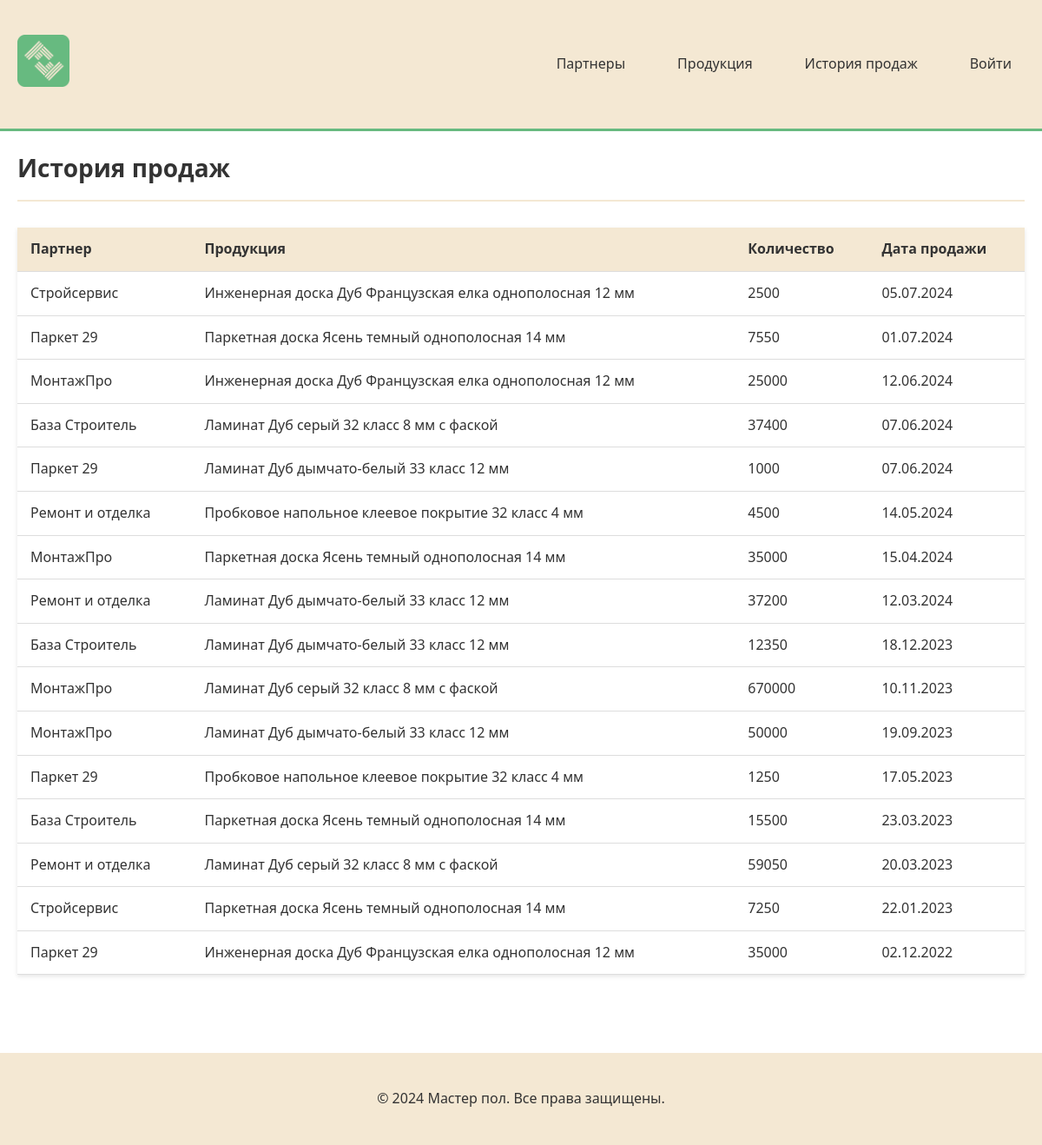
The page /history/ on the database its author committed.
### main/models.py (models this page shows, shortened)
class PartnerProduct(models.Model):
    partner = models.ForeignKey(Partner, on_delete=models.CASCADE, verbose_name='Партнер')
    product = models.ForeignKey(Product, on_delete=models.CASCADE, verbose_name='Продукция')
    quantity = models.IntegerField(verbose_name='Количество продукции')
    sale_date = models.DateField(verbose_name='Дата продажи')
    class Meta:
        verbose_name = 'Продажа партнеру'
        verbose_name_plural = 'История продаж партнерам'
        ordering = ['-sale_date']

class Partner(models.Model):
    partner_type = models.ForeignKey(PartnerType, on_delete=models.PROTECT, verbose_name='Тип партнера')
    name = models.CharField(max_length=255, verbose_name='Наименование партнера')
    director = models.CharField(max_length=255, verbose_name='Директор')
    email = models.EmailField(verbose_name='Электронная почта')
    phone = models.CharField(max_length=50, verbose_name='Телефон')
    address = models.TextField(verbose_name='Юридический адрес')
    inn = models.CharField(max_length=12, unique=True, verbose_name='ИНН')
    rating = models.IntegerField(default=0, verbose_name='Рейтинг')
    class Meta:
        verbose_name = 'Партнер'
        verbose_name_plural = 'Партнеры'
        ordering = ['name']

class Product(models.Model):
    product_type = models.ForeignKey(ProductType, on_delete=models.PROTECT, verbose_name='Тип продукции')
    name = models.CharField(max_length=255, verbose_name='Наименование продукции')
    article = models.CharField(max_length=50, unique=True, verbose_name='Артикул')
    min_price = models.DecimalField(max_digits=12, decimal_places=2, verbose_name='Минимальная стоимость для партнера')
    description = models.TextField(blank=True, verbose_name='Описание')
    image = models.ImageField(upload_to='products/', blank=True, null=True, verbose_name='Изображение')
    length = models.DecimalField(max_digits=10, decimal_places=2, blank=True, null=True, verbose_name='Длина упаковки')
    width = models.DecimalField(max_digits=10, decimal_places=2, blank=True, null=True, verbose_name='Ширина упаковки')
    height = models.DecimalField(max_digits=10, decimal_places=2, blank=True, null=True, verbose_name='Высота упаковки')
    weight_without_pack = models.DecimalField(max_digits=10, decimal_places=3, blank=True, null=True, verbose_name='Вес без упаковки')
    weight_with_pack = models.DecimalField(max_digits=10, decimal_places=3, blank=True, null=True, verbose_name='Вес с упаковкой')
    production_time = models.IntegerField(blank=True, null=True, verbose_name='Время изготовления (мин)')
    cost_price = models.DecimalField(max_digits=12, decimal_places=2, blank=True, null=True, verbose_name='Себестоимость')
    class Meta:
        verbose_name = 'Продукция'
        verbose_name_plural = 'Продукция'
        ordering = ['name']

### main/views.py (the view)
# urls.py: path('history/', views.sales_history, name='sales_history'),
def sales_history(request):
    sales = PartnerProduct.objects.all().select_related('partner', 'product').order_by('-sale_date')
    return render(request, 'main/sales_history.html', {'sales': sales})

### templates/main/sales_history.html (shortened to what this page needs)
{% extends 'base.html' %}
{% block content %}
<div class="page-title">
    <h1>История продаж</h1>
</div>
<table>
    <thead>
        <tr>
            <th>Партнер</th>
            <th>Продукция</th>
            <th>Количество</th>
            <th>Дата продажи</th>
        </tr>
    </thead>
    <tbody>
        {% for sale in sales %}
        <tr>
            <td>{{ sale.partner.name }}</td>
            <td>{{ sale.product.name }}</td>
            <td>{{ sale.quantity }}</td>
            <td>{{ sale.sale_date|date:"d.m.Y" }}</td>
        </tr>
        {% empty %}
        <tr>
            <td colspan="4" style="text-align: center;">Нет данных о продажах</td>
        </tr>
        {% endfor %}
    </tbody>
</table>
{% endblock %}

### static/css/style.css (style rules this page uses)
* { margin: 0; padding: 0; box-sizing: border-box; }
body { font-family: 'Segoe UI', Tahoma, Geneva, Verdana, sans-serif; background-color: #FFFFFF; color: #333; line-height: 1.6; }
table { width: 100%; border-collapse: collapse; margin: 20px 0; background-color: white; box-shadow: 0 2px 5px rgba(0,0,0,0.1); }
th, td { padding: 12px 15px; text-align: left; border-bottom: 1px solid #ddd; }
th { background-color: #F4E8D3; font-weight: 600; color: #333; }
.page-title { margin-bottom: 30px; padding-bottom: 15px; border-bottom: 2px solid #F4E8D3; }
.page-title h1 { color: #333; font-size: 28px; }

### rows shown on the page
PartnerProduct: partner.name "Стройсервис", product.name "Инженерная доска Дуб Французская елка однополосная 12 мм", quantity "2500", sale_date "05.07.2024"
PartnerProduct: partner.name "Паркет 29", product.name "Паркетная доска Ясень темный однополосная 14 мм", quantity "7550", sale_date "01.07.2024"
PartnerProduct: partner.name "МонтажПро", product.name "Инженерная доска Дуб Французская елка однополосная 12 мм", quantity "25000", sale_date "12.06.2024"
PartnerProduct: partner.name "База Строитель", product.name "Ламинат Дуб серый 32 класс 8 мм с фаской", quantity "37400", sale_date "07.06.2024"
PartnerProduct: partner.name "Паркет 29", product.name "Ламинат Дуб дымчато-белый 33 класс 12 мм", quantity "1000", sale_date "07.06.2024"
PartnerProduct: partner.name "Ремонт и отделка", product.name "Пробковое напольное клеевое покрытие 32 класс 4 мм", quantity "4500", sale_date "14.05.2024"
PartnerProduct: partner.name "МонтажПро", product.name "Паркетная доска Ясень темный однополосная 14 мм", quantity "35000", sale_date "15.04.2024"
PartnerProduct: partner.name "Ремонт и отделка", product.name "Ламинат Дуб дымчато-белый 33 класс 12 мм", quantity "37200", sale_date "12.03.2024"
PartnerProduct: partner.name "База Строитель", product.name "Ламинат Дуб дымчато-белый 33 класс 12 мм", quantity "12350", sale_date "18.12.2023"
PartnerProduct: partner.name "МонтажПро", product.name "Ламинат Дуб серый 32 класс 8 мм с фаской", quantity "670000", sale_date "10.11.2023"
PartnerProduct: partner.name "МонтажПро", product.name "Ламинат Дуб дымчато-белый 33 класс 12 мм", quantity "50000", sale_date "19.09.2023"
PartnerProduct: partner.name "Паркет 29", product.name "Пробковое напольное клеевое покрытие 32 класс 4 мм", quantity "1250", sale_date "17.05.2023"
PartnerProduct: partner.name "База Строитель", product.name "Паркетная доска Ясень темный однополосная 14 мм", quantity "15500", sale_date "23.03.2023"
PartnerProduct: partner.name "Ремонт и отделка", product.name "Ламинат Дуб серый 32 класс 8 мм с фаской", quantity "59050", sale_date "20.03.2023"
PartnerProduct: partner.name "Стройсервис", product.name "Паркетная доска Ясень темный однополосная 14 мм", quantity "7250", sale_date "22.01.2023"
PartnerProduct: partner.name "Паркет 29", product.name "Инженерная доска Дуб Французская елка однополосная 12 мм", quantity "35000", sale_date "02.12.2022"
